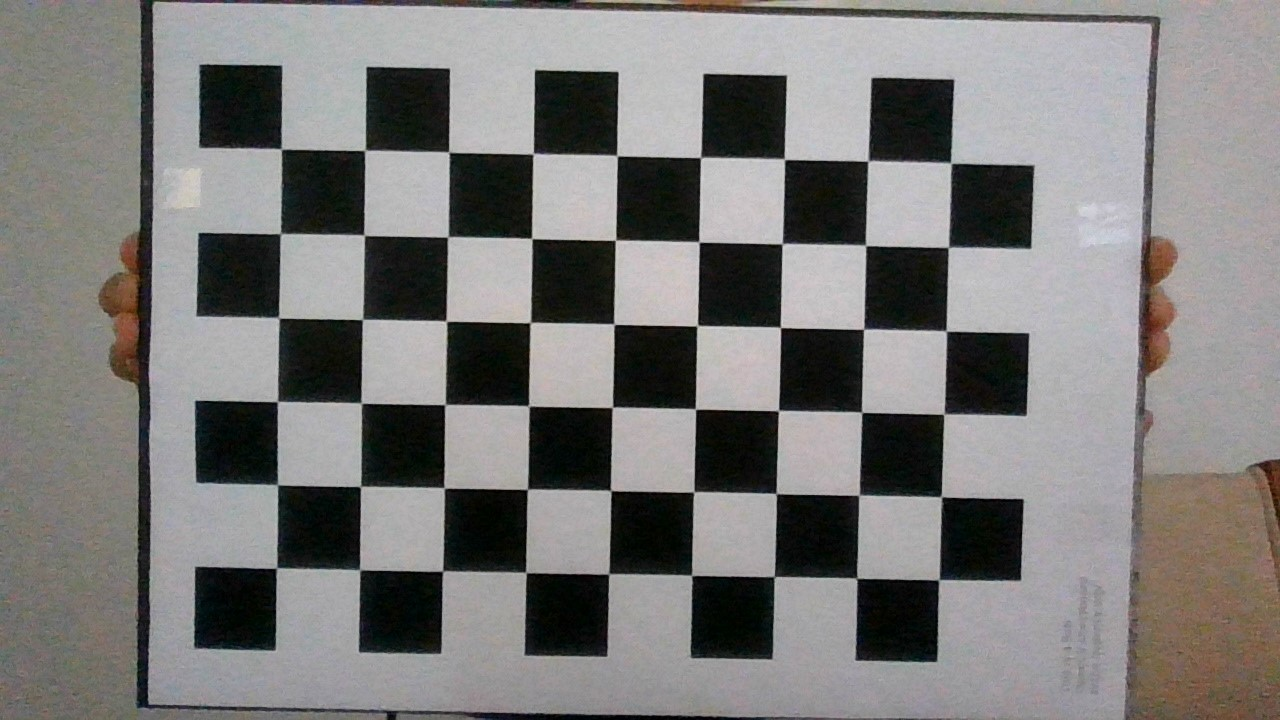
//> input picture src/Calibration_Images/Images/WIN_20210507_11_55_29_Pro.jpg, 1280 x 720 px; its folder holds only this picture in this run
$ ./camera_calibration   (built with g++ and OpenCV 4)
//> lines starting //> are read from the running program, lines starting //| are printed output that depends on the picture; after the words box and inside, x2 and y2 are one past the last pixel; in counts of white or black regions, pixels touching at a corner belong together
#include <iostream>
#include <opencv2/calib3d.hpp>
#include <opencv2/core.hpp>
#include <opencv2/highgui.hpp>
#include <opencv2/imgproc.hpp>
#include <opencv2/opencv.hpp>
#include <fstream>

int main(int argc, char **argv){

    std::vector<cv::String> filenames;
    cv::glob("calibration_Images/Images/*.jpg", filenames, false);
    cv::Size patternSize(10-1, 7-1);
    std::vector<std::vector<cv::Point2f>> q(filenames.size());

    std::vector<std::vector<cv::Point3f>> Q;

    int checkerBoard[2] = {10,7};

    std::vector<cv::Point3f>objp;
    for(int i=1; i<checkerBoard[1]; i++){
        for(int j=1; j<checkerBoard[0]; j++){
            objp.push_back(cv::Point3f(j,i,0));
        }
    }

    std::vector<cv::Point2f> imgPoint;

    std::size_t i = 0;
    for(auto const &f : filenames){
        std::cout << std::string(f) << std::endl;

        cv::Mat img = cv::imread(filenames[i]);
//> img is the input picture: 720 rows x 1280 cols, CV_8UC3; mean B, G, R 120, 121.4, 122.8
        cv::Mat gray;

        cv:cvtColor(img, gray, cv::COLOR_RGB2GRAY);

        bool patternFound = cv::findChessboardCorners(gray, patternSize, q[i], cv::CALIB_CB_ADAPTIVE_THRESH + cv::CALIB_CB_FAST_CHECK);
//> q = 1 point lists; patternFound = true

        if(patternFound){
            cv::cornerSubPix(gray, q[i],cv::Size(11,11), cv::Size(-1,-1), cv::TermCriteria(cv::TermCriteria::EPS + cv::TermCriteria::MAX_ITER, 30, 0.1));
            Q.push_back(objp);
        }

        cv::drawChessboardCorners(img, patternSize, q[i], patternFound);
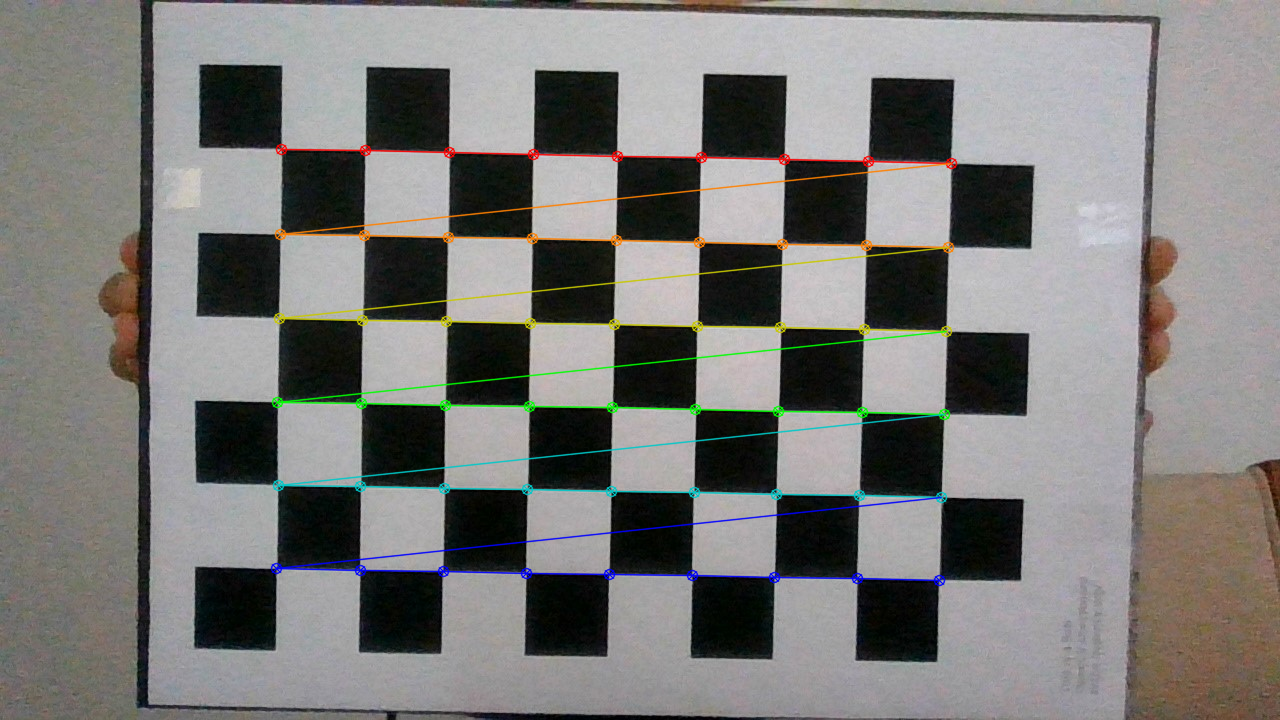
//> img: 720 rows x 1280 cols, CV_8UC3; 2.85% of pixels changed, all inside (x1, y1, x2, y2) = (270, 143, 958, 587)
        cv::imshow("chessboard detection", img);
        cv::waitKey(0);

        i++;
    }
    cv::Mat K(cv::Matx33f::eye());  // intrinsic camera matrix
    cv::Vec<float, 5> k(0, 0, 0, 0, 0); // distortion coefficients

    std::vector<cv::Mat> rvecs, tvecs;
    std::vector<double> stdIntrinsics, stdExtrinsics, perViewErrors;
    int flags = cv::CALIB_FIX_ASPECT_RATIO + cv::CALIB_FIX_K3 + cv::CALIB_FIX_PRINCIPAL_POINT;
    cv::Size frameSize(1280, 720);

    std::cout << "Calibrating..." << std::endl;
    // 4. Call "float error = cv::calibrateCamera()" with the input coordinates
    // and output parameters as declared above...

    float error = cv::calibrateCamera(Q, q, frameSize, K, k, rvecs, tvecs, flags);
//> K = [[1923.1, 0, 639.5], [0, 1923.1, 359.5], [0, 0, 1]]; k = [0.045, -1.88, -0.00324, 0.0128, 0]; error = 0.504

    std::cout << "Reprojection error = " << error << "\nK =\n" << K << "\nk=\n" << k << std::endl;
//| Reprojection error = 0.504067
//| K =
//| [1923.142522968751, 0, 639.5;
//|  0, 1923.142522968751, 359.5;
//|  0, 0, 1]
//| k=
//> (the first 6 of 7 printed lines)

    //#####################################Creates XML file########################################
    std::ofstream outfile("Matrix_coefficients.xml");
    outfile << "<camera_values>" << std::endl;
    outfile << "    <distortion_coefficients>" << std::endl;
    outfile << "        <k1>" << k(0) << "</k1>" << std::endl;
    outfile << "        <k2>" << k(1) << "</k2>" << std::endl;
    outfile << "        <p1>" << k(2) << "</p1>" << std::endl;
    outfile << "        <p2>" << k(3) << "</p2>" << std::endl;
    outfile << "        <k3>" << k(4) << "</k3>" << std::endl;
    outfile << "    </distortion_coefficients>" << std::endl;
    outfile << "    <camera_matrix>" << std::endl;
    outfile << "        " << K << std::endl;
    // [4 lines of commented-out code are left out]
    outfile << "    </camera_matrix>" << std::endl;
    outfile << "</camera_values>" << std::endl;

    //##############################################################################################


    outfile.close();

    // Precompute lens correction interpolation
    cv::Mat mapX, mapY;
    cv::initUndistortRectifyMap(K, k, cv::Matx33f::eye(), K, frameSize, CV_32FC1, mapX, mapY);
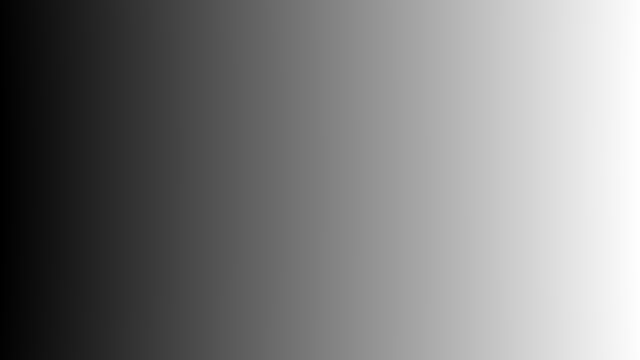
//> mapX: 720 rows x 1280 cols, CV_32FC1 (shown at 1/2 size); min 19.7, max 1275.7, mean 642.5; drawn with min black and max white
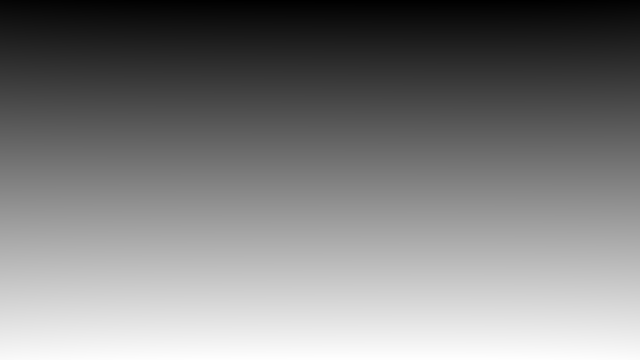
//> mapY: 720 rows x 1280 cols, CV_32FC1 (shown at 1/2 size); min -1, max 718.6, mean 359.1; drawn with min black and max white

  // Show lens corrected images
  for (auto const &f : filenames) {
    std::cout << std::string(f) << std::endl;

    cv::Mat img = cv::imread(f, cv::IMREAD_COLOR);

    cv::Mat imgUndistorted;
    // 5. Remap the image using the precomputed interpolation maps.
    cv::remap(img, imgUndistorted, mapX, mapY, cv::INTER_LINEAR);
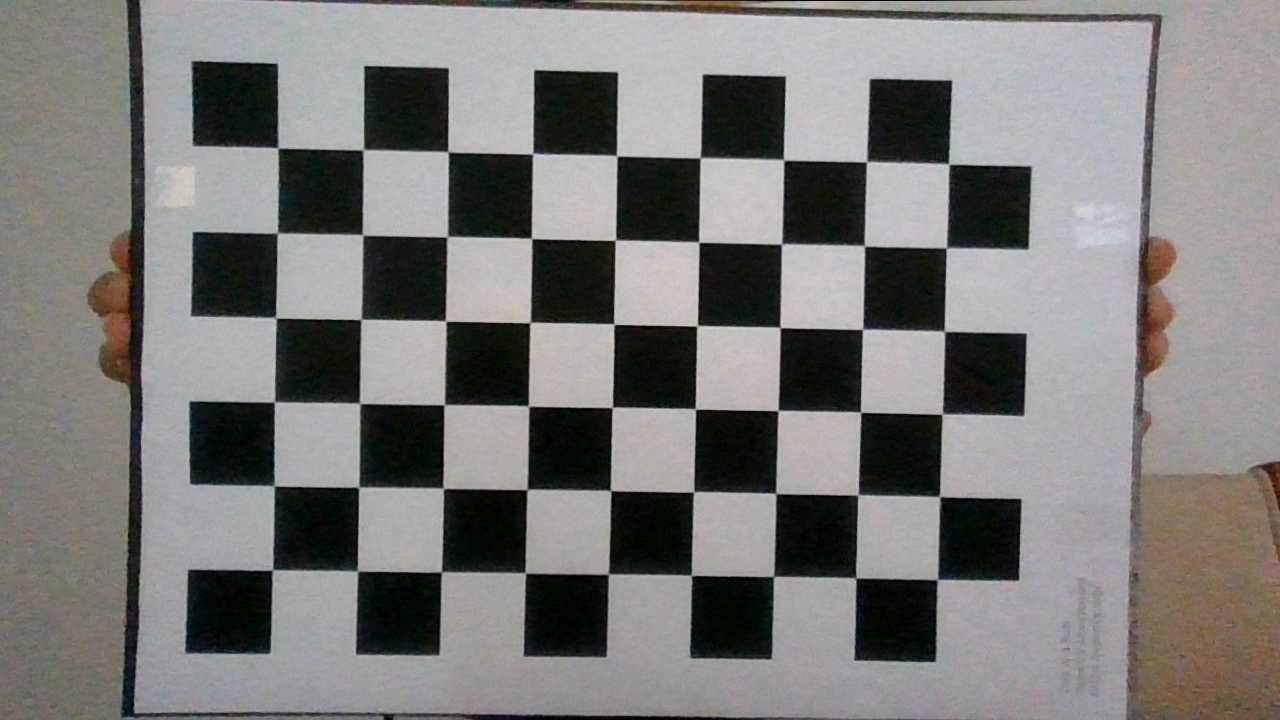
//> imgUndistorted: 720 rows x 1280 cols, CV_8UC3; mean B, G, R 120.3, 121.7, 123

    // Display
    cv::imshow("undistorted image", imgUndistorted);
    cv::waitKey(0);
  }

  return 0;
}

$ run again, on src/Calibration_Images/Images/WIN_20210507_11_55_49_Pro.jpg
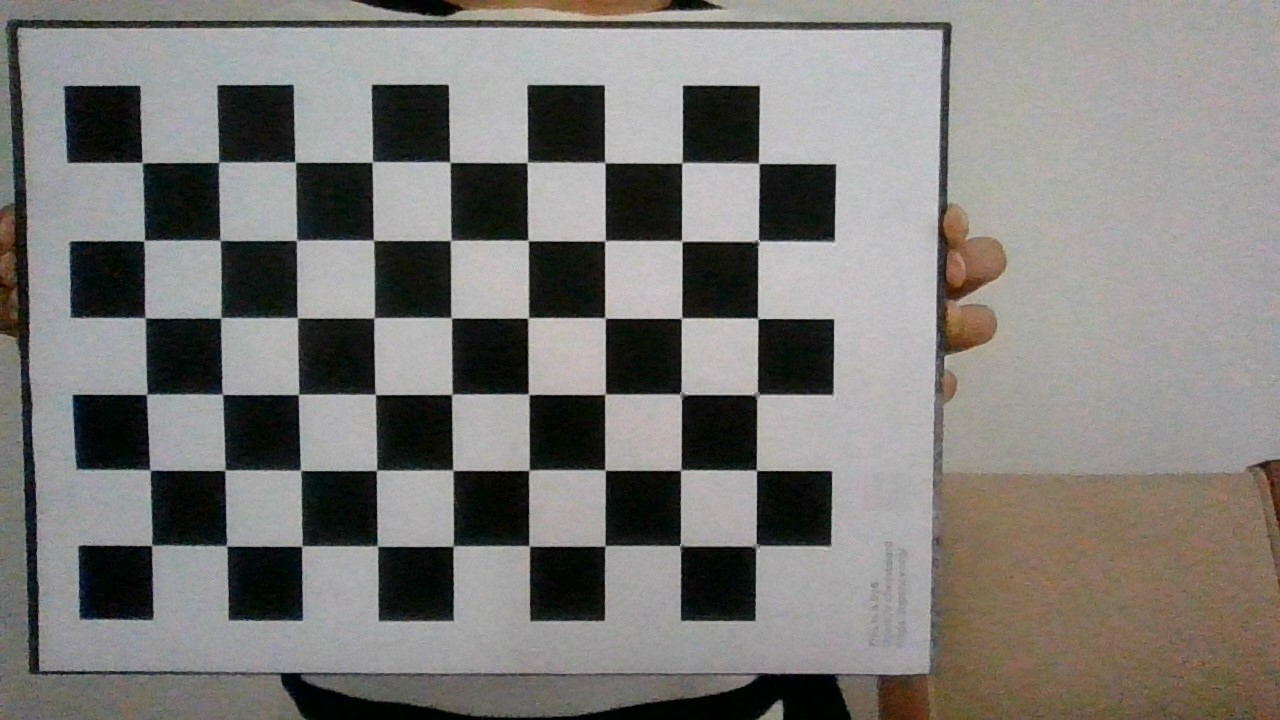
//> input picture src/Calibration_Images/Images/WIN_20210507_11_55_49_Pro.jpg, 1280 x 720 px
//> img is the input picture: 720 rows x 1280 cols, CV_8UC3; mean B, G, R 119.4, 122.8, 124.7
//> q = 1 point lists; patternFound = true
//> `cv::drawChessboardCorners(img, patternSize, q[i], patternFound);`:
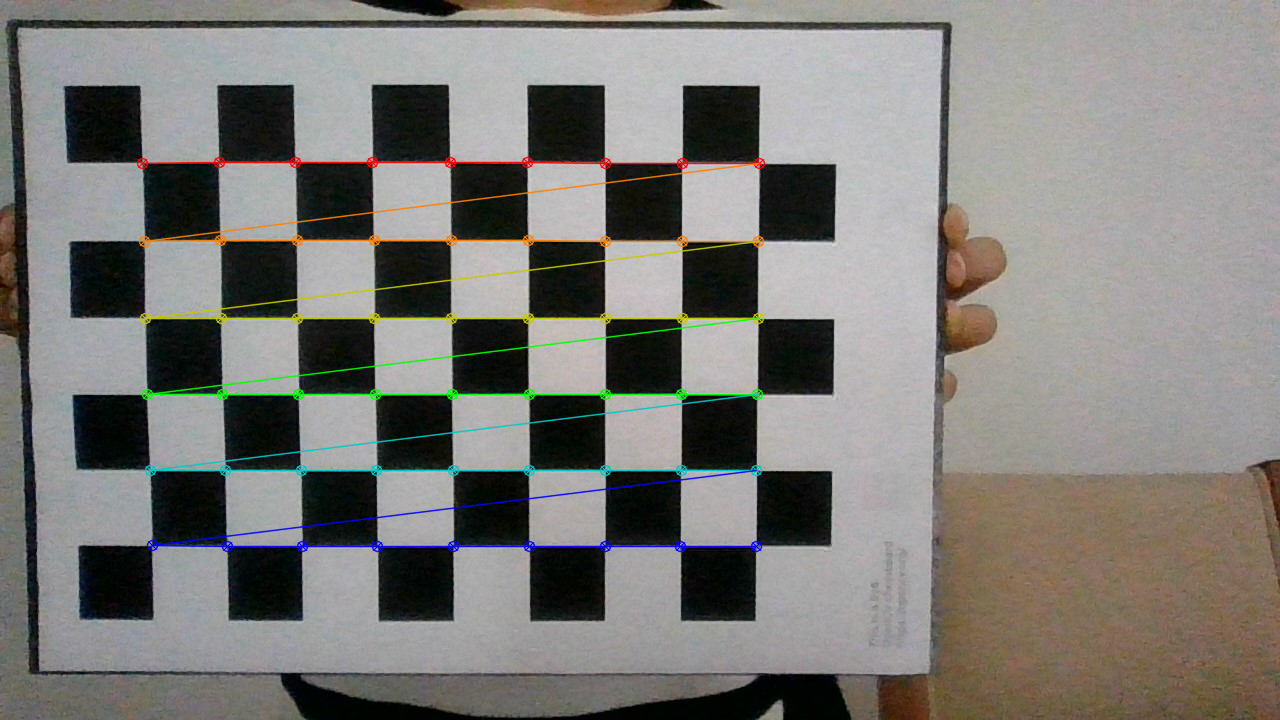
//> img: 720 rows x 1280 cols, CV_8UC3; 2.66% of pixels changed, all inside (x1, y1, x2, y2) = (136, 156, 766, 553)
//> K = [[1335.8, 0, 639.5], [0, 1335.8, 359.5], [0, 0, 1]]; k = [0.0285, -0.324, -0.00403, 0.011, 0]; error = 1.83
//| Reprojection error = 1.83346
//| K =
//| [1335.803333898739, 0, 639.5;
//|  0, 1335.803333898739, 359.5;
//|  0, 0, 1]
//| k=
//> (the first 6 of 7 printed lines)
//> `cv::remap(img, imgUndistorted, mapX, mapY, cv::INTER_LINEAR);`:
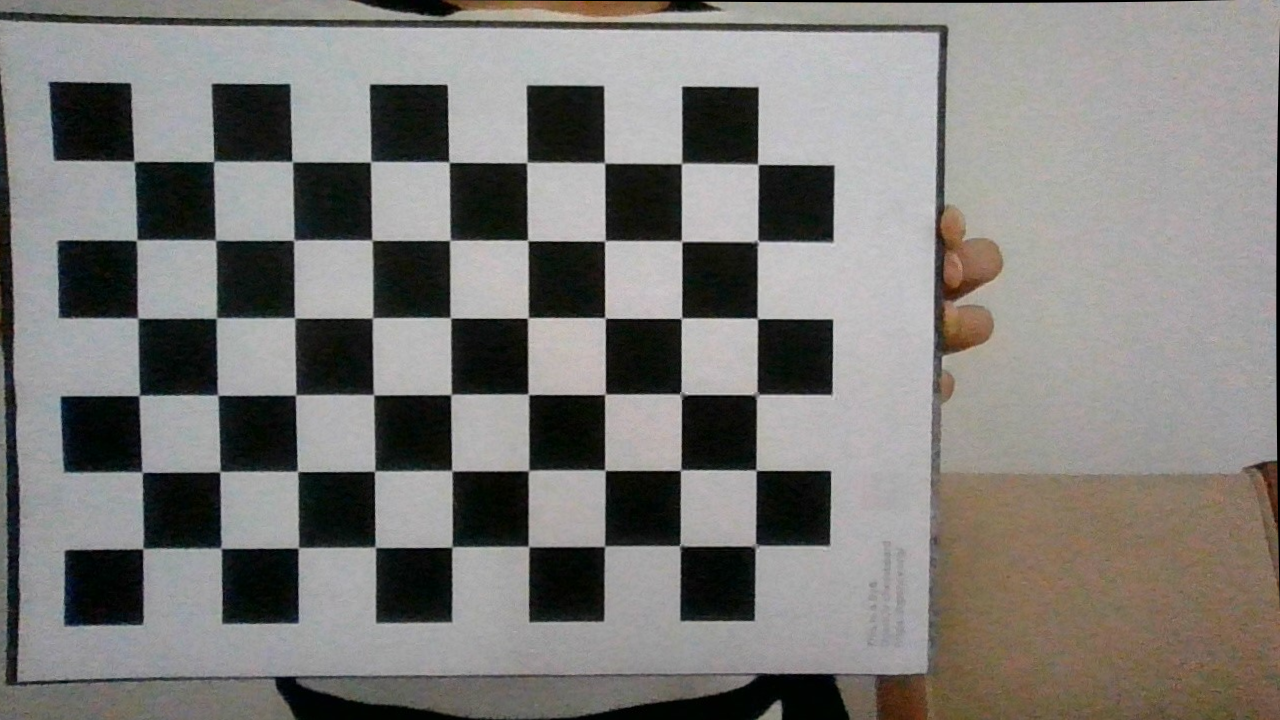
//> imgUndistorted: 720 rows x 1280 cols, CV_8UC3; mean B, G, R 119.4, 122.6, 124.5

$ run again, on src/Calibration_Images/Images/WIN_20210507_11_55_54_Pro.jpg
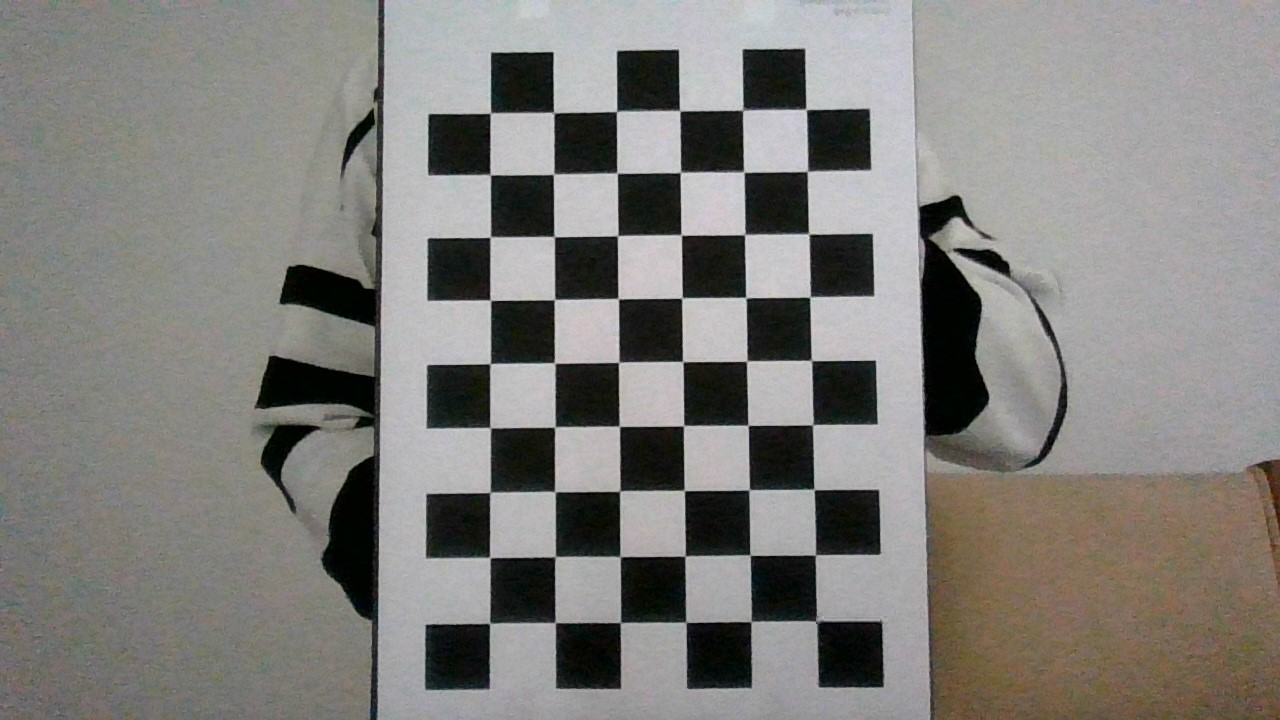
//> input picture src/Calibration_Images/Images/WIN_20210507_11_55_54_Pro.jpg, 1280 x 720 px
//> img is the input picture: 720 rows x 1280 cols, CV_8UC3; mean B, G, R 123.8, 127.4, 129
//> `cv:cvtColor(img, gray, cv::COLOR_RGB2GRAY);`:
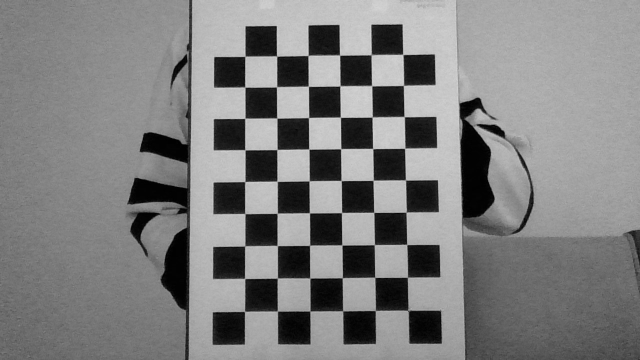
//> gray: 720 rows x 1280 cols, CV_8UC1 (shown at 1/2 size); min 0, max 225, mean 126.5
//> q = 1 point lists; patternFound = true
//> `cv::drawChessboardCorners(img, patternSize, q[i], patternFound);`:
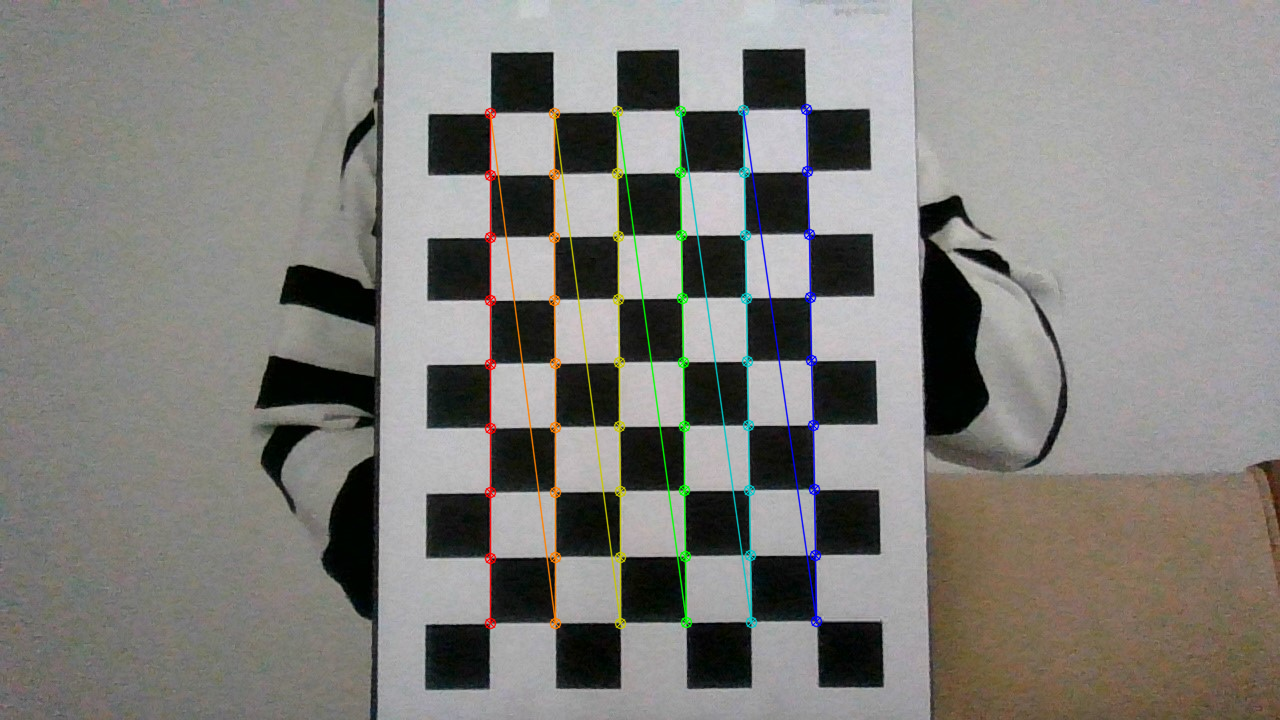
//> img: 720 rows x 1280 cols, CV_8UC3; 2.3% of pixels changed, all inside (x1, y1, x2, y2) = (484, 103, 823, 630)
//> K = [[1730.2, 0, 639.5], [0, 1730.2, 359.5], [0, 0, 1]]; k = [0.141, -3.14, 0.00561, -0.000698, 0]; error = 0.23
//| Reprojection error = 0.229949
//| K =
//| [1730.202304728554, 0, 639.5;
//|  0, 1730.202304728554, 359.5;
//|  0, 0, 1]
//| k=
//> (the first 6 of 7 printed lines)
